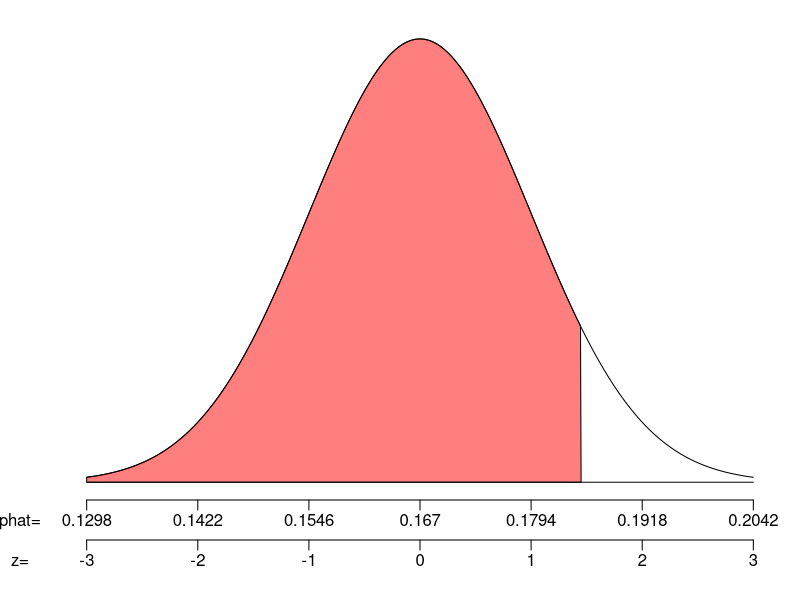

Here is the R script that generated this plot:
## ---- chunk 1
## DATA GENERATION
while(T){
    p = round(runif(1,0.09,0.91),3)
    n = sample((1:50) *100,1)
    se = signif(sqrt(p*(1-p)/n),3)
    if (n*p>10 & n*(1-p)>10 & sqrt(n*p*(1-p))>10)
    {
        break
    }
}
z = round(runif(1,0.2,2.5),2) * sample(c(-1,1),1)
phat = round(p+z*se,3)
z = round((phat-p)/se,2)
Pr = round(pnorm(z),4)
wrd = sample(c('sad','angry','special','greedy','bad','great','strong','happy','popular','cold'),1)
wrd2 = sample(c('less than', 'at most', 'under', 'below'),1)
## ---- chunk 2
par(mar=c(5,3,1,1))
zs = seq(-3,3,length=1000)
ys = dnorm(zs)
plot(zs, ys, 'l',xlim = c(-3,3), ylim = c(0,0.4),
     ann=FALSE,xaxt="n",yaxt="n",
     lwd=1,bty='n')
axis(side=1, line=0, at=-3:3, labels = FALSE)
mtext(p+(-3:3)*se,side=1,line=0.5,at=-3:3)
mtext(c("phat="),line=0.5,side=1,at=-3.6)
axis(side=1, line=2,at=-3:3, labels = FALSE)
mtext(-3:3,side=1,line=2.5,at=-3:3)
mtext(c("z="),line=2.5,side=1,at=-3.6)
polygon(c(zs[zs<=z], z, -3),c(ys[zs<=z], 0, 0), col=rgb(1,0,0,0.5))
lines(c(-3,3),c(0,0),'l',lwd=1)
